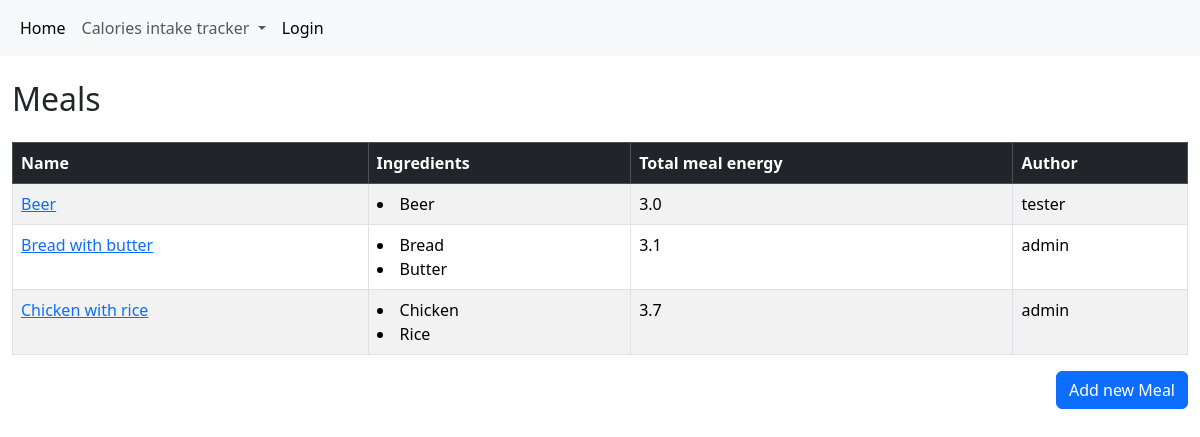
Before: /kcal/meals/ with the older database file.
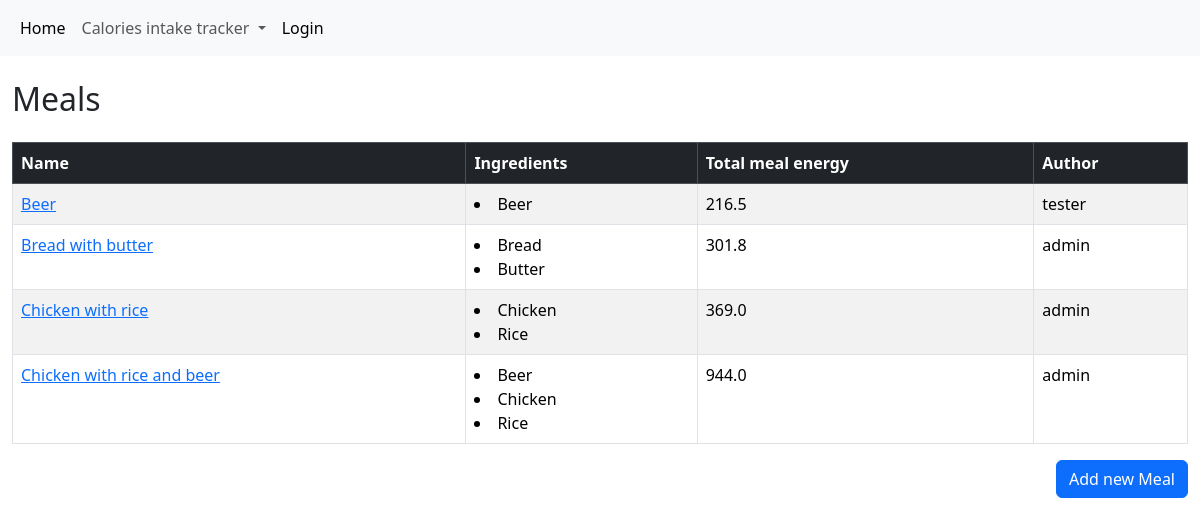
After: the same page with the newer database file.
### kcal/models.py (models this page shows, shortened)
class Meal(models.Model):
    ingredients = models.ManyToManyField(Ingredient, through='IngredientQuantity')
    name = models.CharField(max_length=100)
    author = models.ForeignKey(
        settings.AUTH_USER_MODEL,
        on_delete=models.SET_NULL,
        null=True,
        blank=True,
    )
    class Meta:
        ordering = ['name']
    @property
    def total_meal_energy(self):
        energy = 0
        for ingredient in self.ingredients.all():
            quantity = IngredientQuantity.objects.get(ingredient=ingredient, meal=self).ingredient_quantity / 100
            energy += ingredient.energy_density * quantity
            energy = round(energy, 1)
        return energy

class Ingredient(models.Model):
    name = models.CharField(max_length=100)
    energy_density = models.FloatField()
    author = models.ForeignKey(
        settings.AUTH_USER_MODEL,
        on_delete=models.SET_NULL,
        null=True,
        blank=True,
    )
    class Meta:
        ordering = ['name', 'energy_density']

class IngredientQuantity(models.Model):
    ingredient = models.ForeignKey(Ingredient, on_delete=models.CASCADE)
    meal = models.ForeignKey(Meal, on_delete=models.CASCADE)
    ingredient_quantity = models.FloatField(default= 1)

### kcal/views.py (the view)
# urls.py: path('kcal/meals/', views.MealList.as_view(), name='meals'),
class MealList(generic.ListView):
   model = Meal

### kcal/templates/kcal/meal_list.html
{% extends "base_generic.html" %}
{% block content %}
<div class="container mt-4">
    <h2 class="mb-4">Meals</h2>
    <table class="table table-striped table-bordered">
        <thead class="table-dark">
            <tr>
                <th scope="col"> Name </th>
                <th scope="col"> Ingredients </th>
                <th scope="col"> Total meal energy </th>
                <th scope="col"> Author </th>
            </tr>
        </thead>
        <tbody>
        {% for object in object_list %}
            <tr>
                <td><a href={% url "kcal:edit-meal" object.id %}>{{object.name}}</a></td>
                <td>{% for i in object.ingredients.all %}<li>{{i.name}}</li>{% endfor %}</td>
                <td>{{object.total_meal_energy}}</td>
                <td>{{object.author}}</td>
            </tr>
            {% empty %}
            <tr><td>Nothing is here. Yet.</td></tr>
            {% endfor %}
        </tbody>
    </table>
    <div class="text-end">
        <a href="{% url 'kcal:add-meal' %}" class="btn btn-primary">Add new Meal</a>
    </div>
</div>
{% endblock %}

Changed rows visible on the page:
changed through a linked row, Meal "Beer": total_meal_energy "3.0" → "216.5"
changed through a linked row, Meal "Bread with butter": total_meal_energy "3.1" → "301.8"
changed through a linked row, Meal "Chicken with rice": total_meal_energy "3.7" → "369.0"
added Meal: name "Chicken with rice and beer", total_meal_energy "944.0", author "admin", Ingredient (name "Beer"), Ingredient (name "Chicken"), Ingredient (name "Rice")
